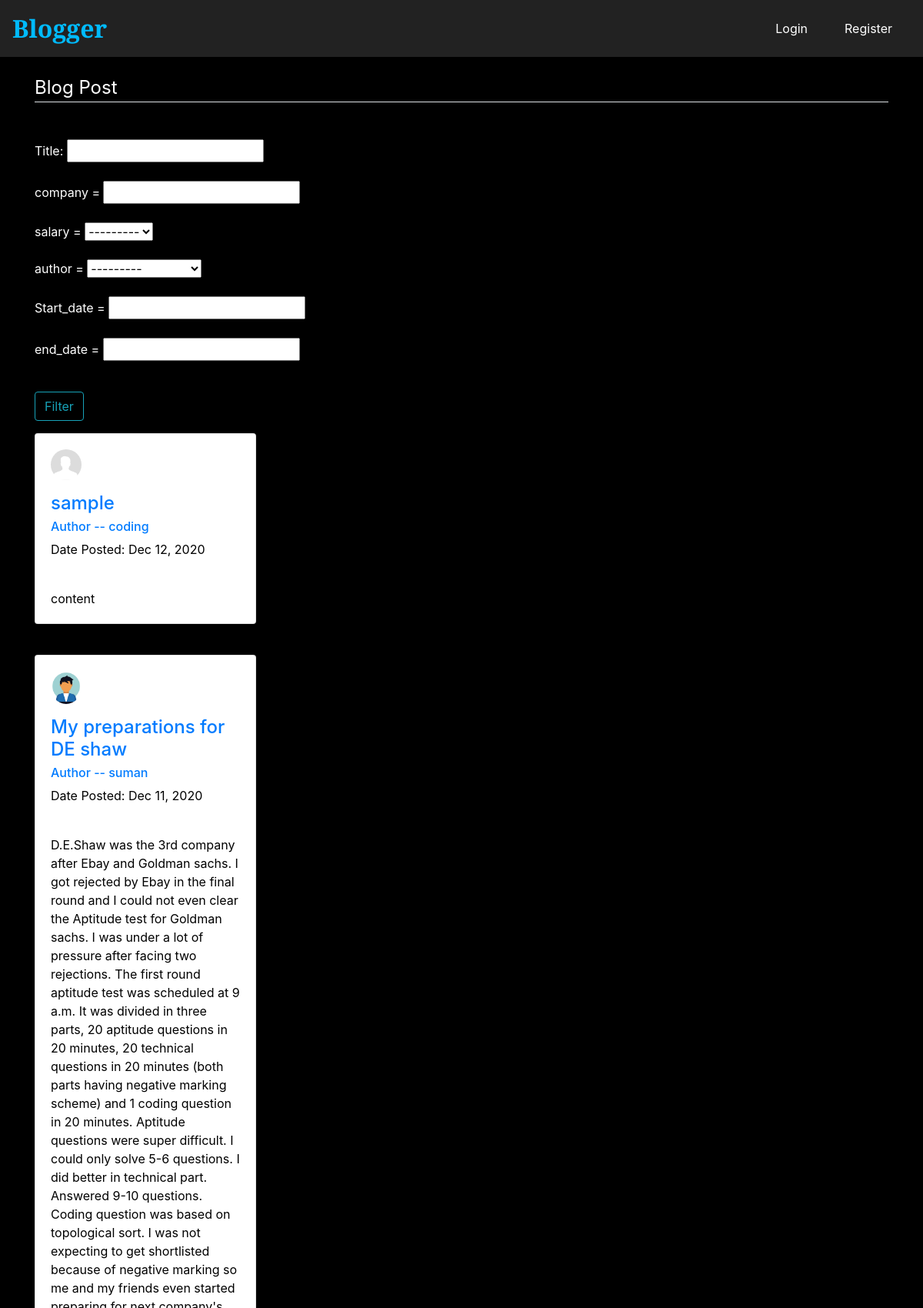
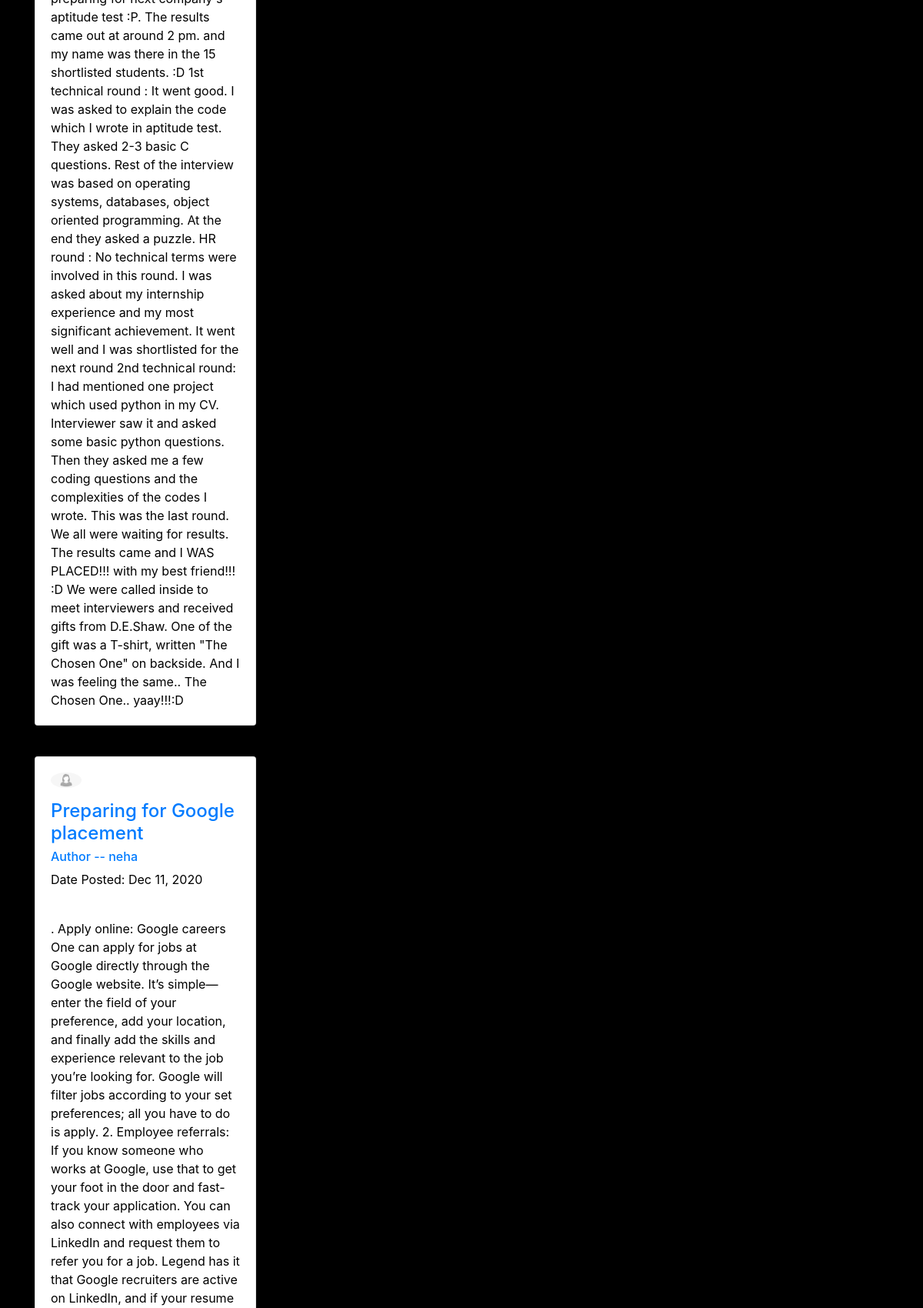
/post/filter/ (upper part), run on the app's committed database (2 pictures, top to bottom).
### blog/models.py (models this page shows, shortened)
class blog(models.Model):
    title = models.CharField(max_length=30)
    author = models.ForeignKey(User,on_delete=models.CASCADE,blank=True, null=True)
    date_posted = models.DateTimeField(auto_now_add=True)
    content = models.TextField()
    image1 = models.ImageField(upload_to='static/images/blog_img',null=True)
    image2 = models.ImageField(upload_to='static/images/blog_img',null=True)
    company_name = models.CharField(max_length=30,null=True)
    salary_range = [('4','4lakh'),('6','6lakh'),('8','8lakh'),('10','10lakh'),('12','12lakh'),('14','14lakh'),('16','16lakh'),('20','20lakh'),('30','30lakh'),('35','35lakh'),('40','40lakh')]
    salary = models.CharField(max_length=3,choices=salary_range,null=True)
    pdf = models.FileField(upload_to='static/files',null=True)
    class Meta:
        ordering = ['-date_posted']
    objects = models.Manager()

### user/models.py (models this page shows, shortened)
class Profile(models.Model):
    user = models.OneToOneField(User,on_delete=models.CASCADE)
    profile_pic = models.ImageField(upload_to='profile_pics',null=True)
    bio = models.TextField(blank=True,null=True)
    sem_list = [('1','first'),('2','second'),('3','third'),('4','fourth'),('5','fifth'),('6','sixth'),('7','seventh'),('8','eigth')]
    sem = models.CharField(max_length=1,choices=sem_list,default='first')

### blog/views.py (the view)
# urls.py: path('post/filter/',views.Filter,name="post-filter"),
def Filter(request):
    b = blog.objects.all()
    myfilter = BlogFilter(request.GET,queryset=b)
    blogs = myfilter.qs
    context = { 'myfilter':myfilter, 'blogs':blogs}
    return render(request,'blog/blog_filter.html',context)

### blog/templates/blog/blog_filter.html (shortened to what this page needs)
{% extends 'blog/base.html' %}
{% load static %}
{% block  content %}
      <br>
      <div class="content-section">
        <form method="get" enctype="multipart/form-data">
            <fieldset class="form-group">
                <legend class="border-bottom mb-4">Blog Post</legend>
                <br>
                Title: {{ myfilter.form.title }}
                <br>
                <br>
                company = {{ myfilter.form.company_name }}
                <br>
                <br>
                salary = {{ myfilter.form.salary }}
                <br>
                <br>
                author = {{ myfilter.form.author }}
                <br>
                <br>
                Start_date = {{ myfilter.form.start_date }}
                <br>
                <br>
                end_date  = {{ myfilter.form.end_date }}
                <br>
                <br>
            </fieldset>
            <div class="form-group">
                <button class="btn btn-outline-info" type="submit">Filter</button>
            </div>
        </form>
    </div>
    {% for blog in blogs  %}
    <article class="media content-section my-2">
    <div class="card" style="width: 18rem;">
        <div class="card-body">
            {% if blog.author.profile.profile_pic %}
            <img class="rounded-circle mb-3" width=40px src="{{ blog.author.profile.profile_pic.url }}">
            {% endif %}
            <h4 class="card-title"><a class="article-title" href="{% url 'post-detail' blog.id %}" >{{blog.title}} </a></h4>
            <h6 class="card-subtitle mb-2 text-muted"> <a href="{% url 'user-home' blog.author.id %}"> Author -- {{blog.author}} </a> </h6>
            <p> Date Posted: {{ blog.date_posted|date:"M d, Y" }}</p>
            <br>
            <p class="card-text"> {{blog.content}}</p>
        </div>
    </div>
    </article>
    <br>
    {% endfor %}
{% endblock  %}

### media/static/css/style.css (style rules this page uses)
body { background-color: #000; color:#fff !important; }
.card-body { color:#000 !important; }

### data on the page
blog: author.profile.profile_pic (placeholder picture), title "sample", author "coding", date_posted "Dec 12, 2020", content "content"
blog: author.profile.profile_pic (picture), title "My preparations for DE shaw", author "suman", date_posted "Dec 11, 2020", content "D.E.Shaw was the 3rd company after Ebay and Goldman sachs. I got rejected by Ebay in the final round and I could not even clear the Aptitude test for Goldman sachs. I was under a lot of pressure after facing two rejections. The first round aptitude test was scheduled at 9 a.m. It was divided in three parts, 20 aptitude questions in 20 minutes, 20 technical questions in 20 minutes (both parts having negative marking scheme) and 1 coding question in 20 minutes. Aptitude questions were super difficult. I could only solve 5-6 questions. I did better in technical part. Answered 9-10 questions. Coding question was based on topological sort. I was not expecting to get shortlisted because of…"
blog: author.profile.profile_pic (picture), title "Preparing for Google placement", author "neha", date_posted "Dec 11, 2020"
